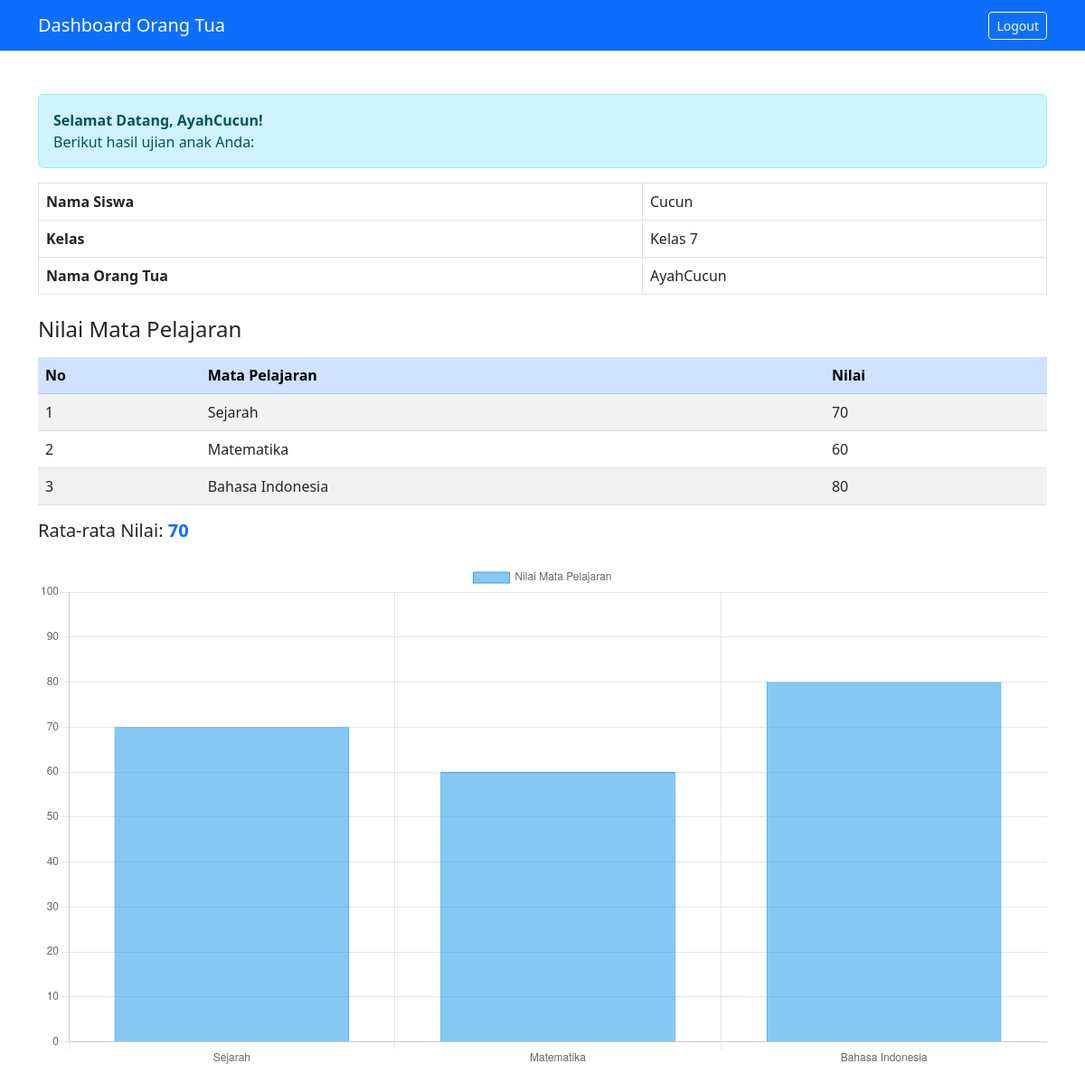
The page /orangtua/dashboard.php (signed in) on the database its author committed.
### tables this page shows
CREATE TABLE `siswa` (
  `id` int(11) NOT NULL,
  `nama_siswa` varchar(100) DEFAULT NULL,
  `nis` varchar(20) DEFAULT NULL,
  `nama_ortu` varchar(100) DEFAULT NULL,
  `id_kelas` int(11) NOT NULL,
  `password` varchar(255) NOT NULL
);

CREATE TABLE `kelas` (
  `id` int(11) NOT NULL,
  `nama_kelas` varchar(100) NOT NULL
);

CREATE TABLE `nilai` (
  `id` int(11) NOT NULL,
  `id_siswa` int(11) NOT NULL,
  `mapel` varchar(100) NOT NULL,
  `nilai` int(11) NOT NULL,
  `keterangan` varchar(255) DEFAULT NULL
);

### orangtua/dashboard.php (the view, shortened to what this page needs)
<?php
include '../config/koneksi.php';
$id_siswa = $_SESSION['ortu_id'];
$q = mysqli_query($koneksi, "SELECT s.*, k.nama_kelas
                             FROM siswa s
                             JOIN kelas k ON s.id_kelas=k.id
                             WHERE s.id='$id_siswa'");
$siswa = mysqli_fetch_assoc($q);
$qnilai = mysqli_query($koneksi, "SELECT * FROM nilai WHERE id_siswa='$id_siswa'");
?>
<!DOCTYPE html>
<html lang="id">
<head>
  <link href="https://cdn.jsdelivr.net/npm/bootstrap@5.3.0/dist/css/bootstrap.min.css" rel="stylesheet">
</head>
<body>
<nav class="navbar navbar-expand-lg navbar-dark bg-primary">
  <div class="container">
    <a class="navbar-brand" href="#">Dashboard Orang Tua</a>
    <div class="ms-auto">
      <a href="../logout.php" class="btn btn-outline-light btn-sm">Logout</a>
    </div>
  </div>
</nav>
<div class="container my-5">
  <div class="alert alert-info">
    <strong>Selamat Datang, <?= htmlspecialchars($_SESSION['ortu_nama']); ?>!</strong><br>
    Berikut hasil ujian anak Anda:
  </div>
  <table class="table table-bordered">
    <tr><th>Nama Siswa</th><td><?= htmlspecialchars($siswa['nama_siswa']); ?></td></tr>
    <tr><th>Kelas</th><td><?= htmlspecialchars($siswa['nama_kelas']); ?></td></tr>
    <tr><th>Nama Orang Tua</th><td><?= htmlspecialchars($siswa['nama_ortu']); ?></td></tr>
  </table>
  <h4 class="mt-4 mb-3">Nilai Mata Pelajaran</h4>
  <table class="table table-striped">
    <thead class="table-primary">
      <tr>
        <th>No</th>
        <th>Mata Pelajaran</th>
        <th>Nilai</th>
      </tr>
    </thead>
    <tbody>
      <?php
      $no = 1; $total = 0; $count = 0;
      $mapel = []; $nilaiArr = [];
      while ($row = mysqli_fetch_assoc($qnilai)) {
          echo "<tr>
                  <td>{$no}</td>
                  <td>{$row['mapel']}</td>
                  <td>{$row['nilai']}</td>
                </tr>";
          $no++;
          $total += $row['nilai'];
          $count++;
          $mapel[] = $row['mapel'];
          $nilaiArr[] = $row['nilai'];
      }
      $rata = ($count > 0) ? round($total / $count, 2) : 0;
      ?>
    </tbody>
  </table>
  <h5 class="mt-3">Rata-rata Nilai: <span class="text-primary fw-bold"><?= $rata; ?></span></h5>
  <canvas id="chartNilai" class="mt-4"></canvas>
</div>
<script>
const ctx = document.getElementById('chartNilai');
new Chart(ctx, {
  type: 'bar',
  data: {
    labels: <?= json_encode($mapel); ?>,
    datasets: [{
      label: 'Nilai Mata Pelajaran',
      data: <?= json_encode($nilaiArr); ?>,
      backgroundColor: 'rgba(54, 162, 235, 0.6)',
      borderColor: 'rgba(54, 162, 235, 1)',
      borderWidth: 1
    }]
  },
  options: {
    scales: {
      y: { beginAtZero: true, max: 100 }
    }
  }
});
</script>
</body>
</html>

### rows shown on the page
siswa: nama_siswa "Cucun", id_kelas.nama_kelas "Kelas 7", nama_ortu "AyahCucun"
nilai: mapel "Sejarah", nilai "70"
nilai: mapel "Matematika", nilai "60"
nilai: mapel "Bahasa Indonesia", nilai "80"

### other values the page prints
$_SESSION['ortu_nama'] "AyahCucun"
$rata "70"
chart data {{ json_encode($mapel) }} ["Sejarah","Matematika","Bahasa Indonesia"]
chart data {{ json_encode($nilaiArr) }} ["70","60","80"]
